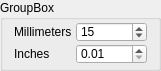
<?xml version="1.0" encoding="UTF-8"?>
<ui version="4.0">
 <class>CMeasureControl</class>
 <widget class="QGroupBox" name="CMeasureControl">
  <property name="geometry">
   <rect>
    <x>0</x>
    <y>0</y>
    <width>161</width>
    <height>71</height>
   </rect>
  </property>
  <property name="windowTitle">
   <string>GroupBox</string>
  </property>
  <property name="title">
   <string>GroupBox</string>
  </property>
  <layout class="QFormLayout" name="formLayout">
   <property name="horizontalSpacing">
    <number>4</number>
   </property>
   <property name="verticalSpacing">
    <number>2</number>
   </property>
   <property name="topMargin">
    <number>2</number>
   </property>
   <property name="bottomMargin">
    <number>2</number>
   </property>
   <item row="0" column="1">
    <widget class="QSpinBox" name="spinBox">
     <property name="maximumSize">
      <size>
       <width>16777215</width>
       <height>20</height>
      </size>
     </property>
     <property name="minimum">
      <number>1</number>
     </property>
     <property name="maximum">
      <number>50</number>
     </property>
     <property name="value">
      <number>15</number>
     </property>
    </widget>
   </item>
   <item row="1" column="1">
    <widget class="QDoubleSpinBox" name="doubleSpinBox">
     <property name="maximumSize">
      <size>
       <width>16777215</width>
       <height>20</height>
      </size>
     </property>
     <property name="minimum">
      <double>0.010000000000000</double>
     </property>
     <property name="maximum">
      <double>1.970000000000000</double>
     </property>
     <property name="singleStep">
      <double>0.100000000000000</double>
     </property>
    </widget>
   </item>
   <item row="0" column="0">
    <widget class="QLabel" name="label">
     <property name="text">
      <string>Millimeters</string>
     </property>
    </widget>
   </item>
   <item row="1" column="0">
    <widget class="QLabel" name="label_2">
     <property name="text">
      <string>Inches</string>
     </property>
    </widget>
   </item>
  </layout>
 </widget>
 <resources/>
 <connections/>
</ui>
